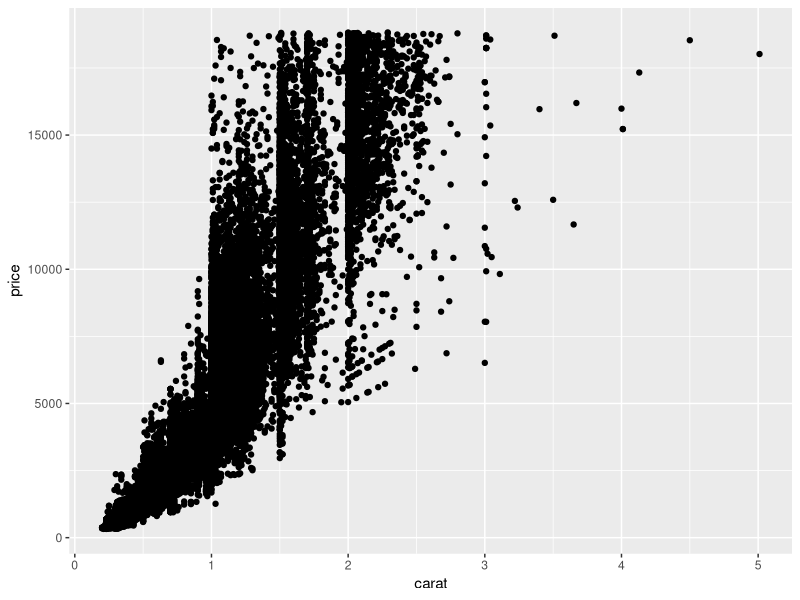
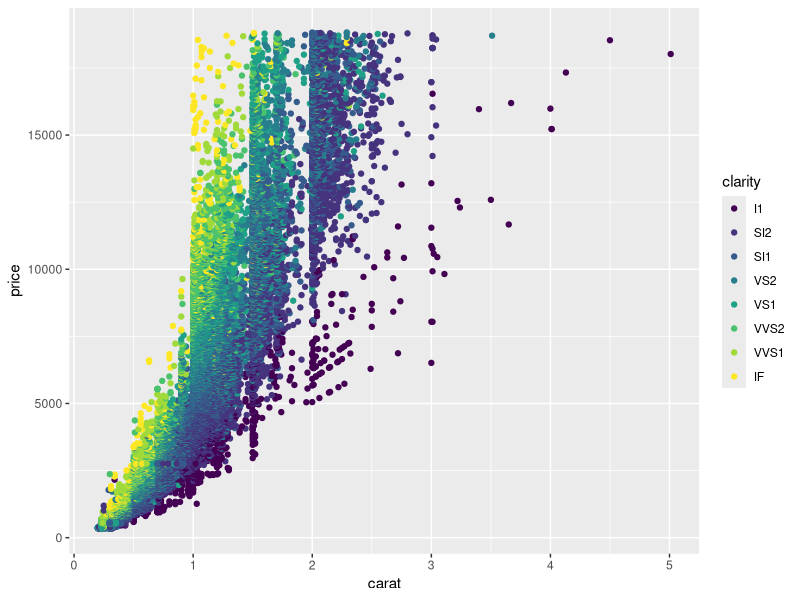
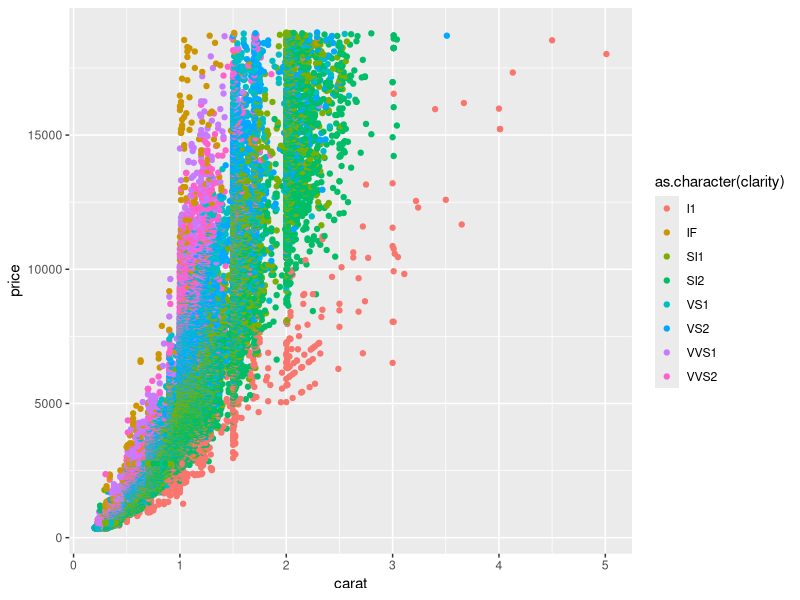
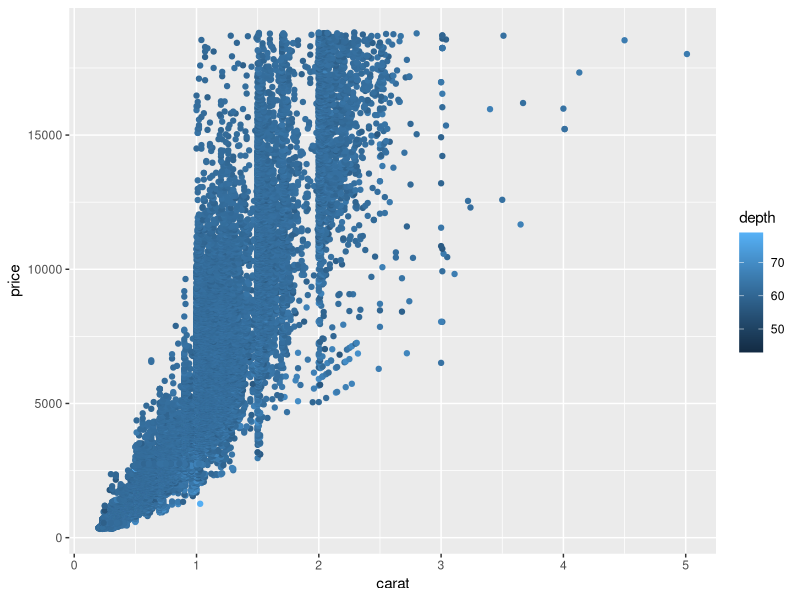
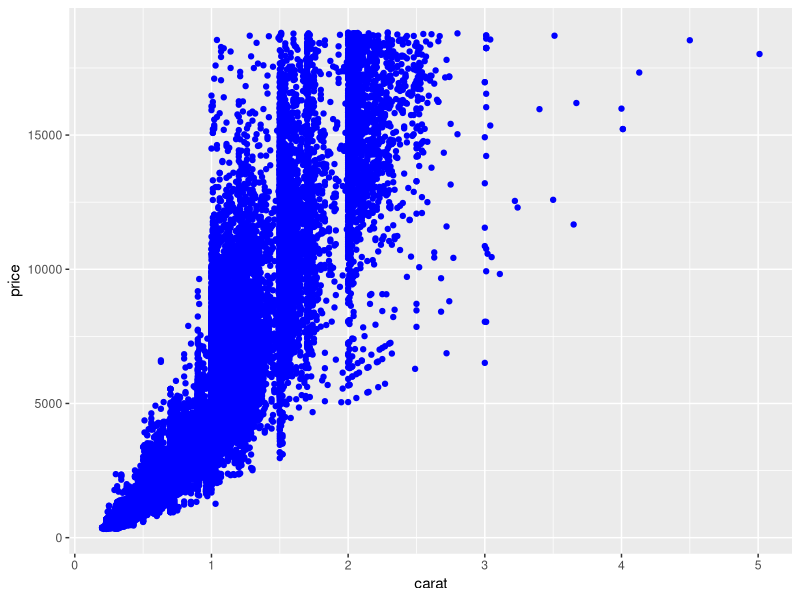
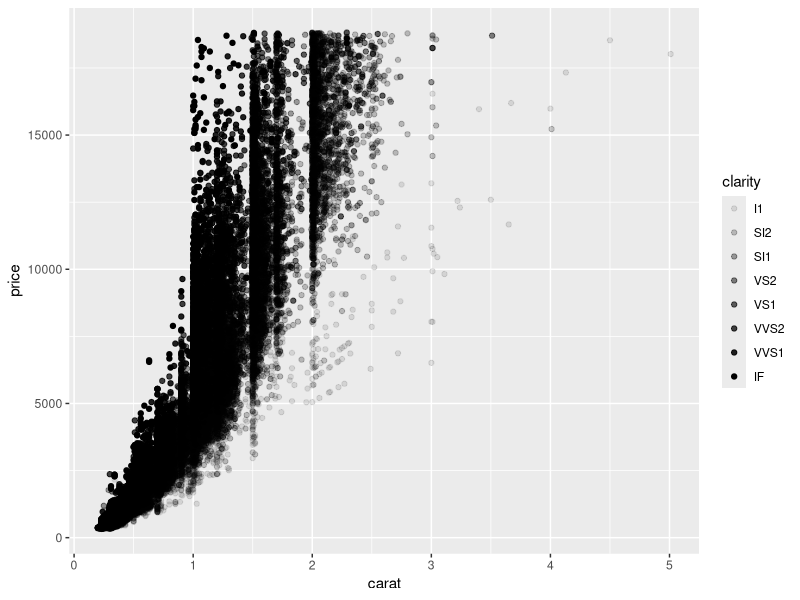
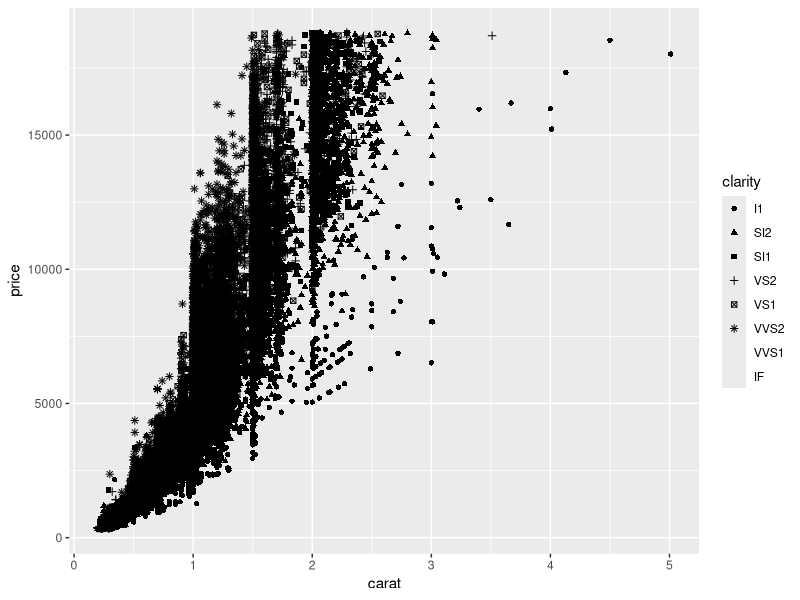
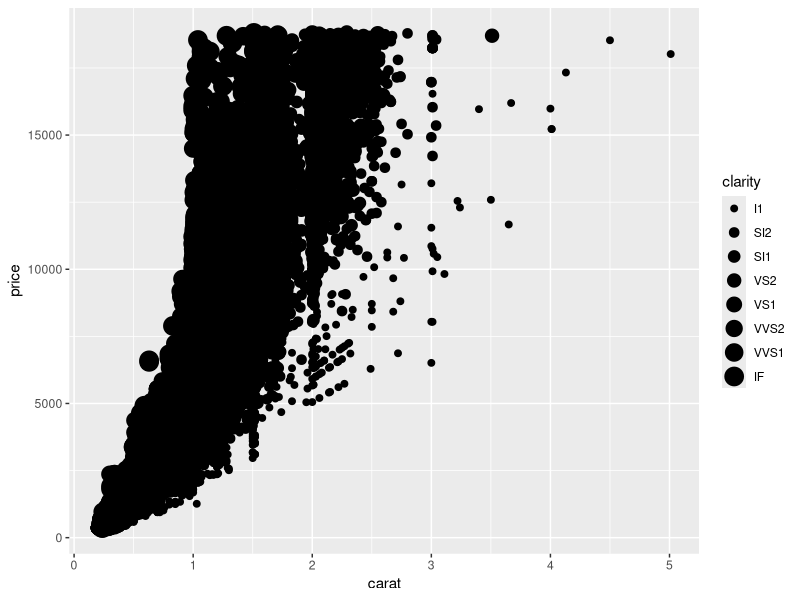

Generate these figures, in order, with R:
## ---- chunk 1
library(tidyverse)
data("diamonds")
## ---- chunk 2
str(diamonds)
## ---- chunk 3
ggplot(data=diamonds, aes(x=carat, y=price))+
  geom_point()
## ---- chunk 4
# If using a categorical variable each category will have a color
ggplot(diamonds, aes(carat, price, color=clarity))+
  geom_point()
## ---- chunk 5
# if not ordered..
ggplot(diamonds, aes(carat, price, color=as.character(clarity)))+
         geom_point()
## ---- chunk 6
# If using a numeric variable there will be a color gradient 
ggplot(diamonds, aes(carat, price, color=depth))+
  geom_point()
## ---- chunk 7
ggplot(diamonds, aes(carat, price))+
  geom_point(color="blue")
## ---- chunk 8
ggplot(diamonds, aes(carat, price, alpha=clarity))+
  geom_point()
## ---- chunk 9
ggplot(diamonds, aes(carat, price, shape=clarity))+
  geom_point()
## ---- chunk 10
ggplot(diamonds, aes(carat, price, size=clarity))+
  geom_point()
## ---- chunk 11
ggplot(diamonds, aes(carat, price, color="blue"))+
  geom_point()
## ---- chunk 12
ggplot(diamonds, aes(carat, price))+
  geom_point()+
  facet_wrap(~cut)
## ---- chunk 13
## Grid
ggplot(diamonds, aes(carat, price))+
  geom_point()+
  facet_grid(color~cut)
